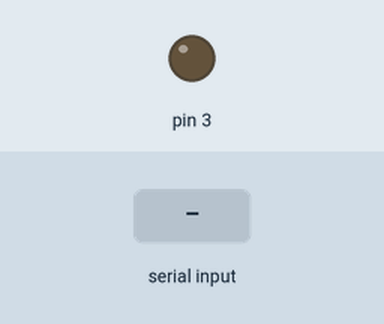
This sketch was run on a simulated Arduino Uno, built with avr-gcc and run on an emulated ATmega328P. Parts: output pins drawn as LEDs (lit = HIGH). Inputs (shaded band) come from the test bench. What the sketch prints to the serial monitor is not drawn.

Above: at 1.2 s.
1.3 s: "90,45\n" received over Serial
At 2.0 s:
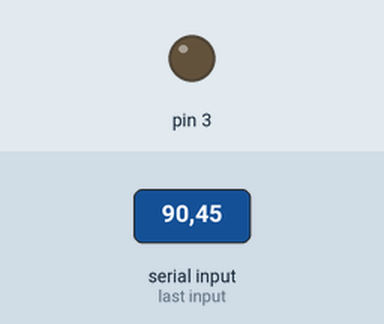
2.8 s: "30,150\n" received over Serial
At 3.2 s:
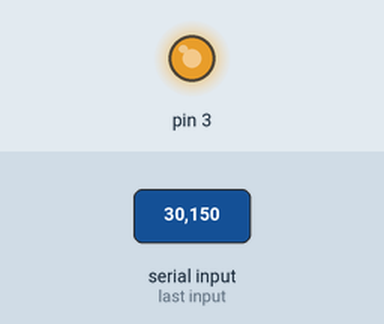
4.3 s: "90\n" received over Serial
At 5.3 s:
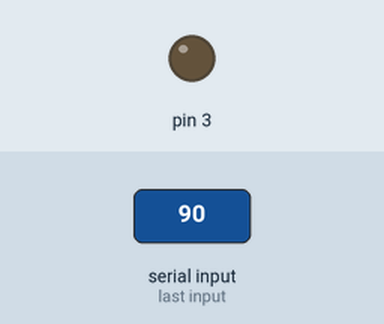
5.8 s: "90,45\n" received over Serial
At 6.8 s:
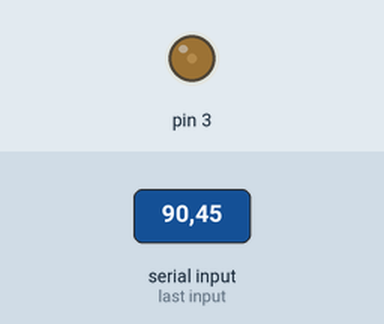
Timing chart, 0 to 8.3 s (numbered marks = the images above; inputs shaded):
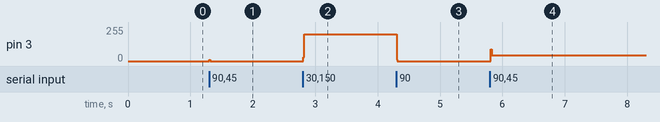

The sketch:

intensidade_do_led_com_o_serial.ino
```cpp
int Vserial = 0 ;
String x = "  ";

void setup() {

 Serial.begin(9600);
 pinMode(3, OUTPUT);

}

void loop() {

  while(Serial.available() > 0){

    Vserial = Serial.read()- 48;

    x = x + Vserial;

 }

   Serial.println(x);

 if(x != " "){
 analogWrite(3, x.toInt());

   Serial.println(x);
   x = " ";
 }


}
```

Measured:
- after the input at 1.3 s, pin 3: 0/255 → 9/255 at once, → 0/255 0.02 s later
- after the input at 2.8 s, pin 3: 0/255 → 202/255 at once
- after the input at 4.3 s, pin 3: 202/255 → 0/255 at once
- after the input at 5.8 s, pin 3: 0/255 → 45/255 at once
